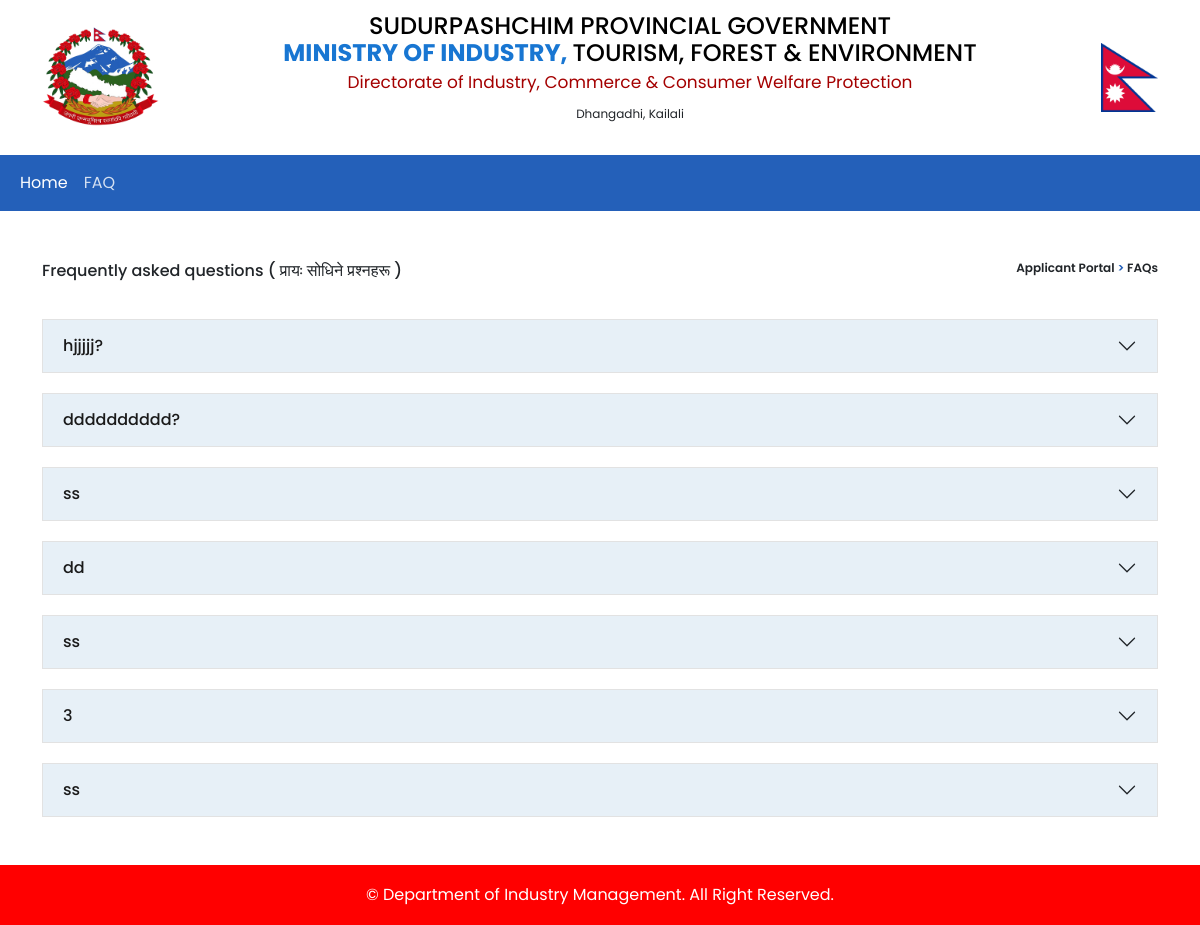
Page /faq/display/ on the committed database.
### faq/models.py (models this page shows)
class Faq(models.Model):
    question = models.CharField(max_length=255)
    answer = models.TextField(max_length=600)

### faq/views.py (the view)
# urls.py: path('faq/display/', views.faq_display, name="faq-display"),
def faq_display(request):
    faq = Faq.objects.all()
    context = {'faq': faq}
    return render(request, 'faq/display.html', context)

### templates/faq/display.html (shortened to what this page needs)
{% extends "layout/base.html" %}
{% load static %}
{% block container %}
<div class="container my-5" style="min-height: 63vh;">
    <div class="cng-pw-title d-flex justify-content-between mt-4">
        <p>Frequently asked questions <span>( प्रायः सोधिने प्रश्नहरू )</span>
        </p>
        <div class="kit-text-navigation">
            <p>Applicant Portal<span> > </span> FAQs
            </p>
        </div>
    </div>
    {% for f in faq %}
    <div class="accordion accordion-flush" id="accordionFlushExample">
        <div class="accordion-item">
        <h2 class="accordion-header">
            <button class="accordion-button collapsed" type="button" data-bs-toggle="collapse" data-bs-target="#flush-collapse{{ f.pk }}" aria-expanded="false" aria-controls="flush-collapse{{ f.pk }}">
            {{ f.question }}
            </button>
        </h2>
        </div>
    </div>
    {% endfor %}
</div>
{% endblock %}

### static/style/style.css (style rules this page uses)
body { font-family: Poppins; }
.kit-text-navigation { font-weight: 600; font-size: 12px; line-height: 18px; }
.kit-text-navigation span { color: #2460B9; }
.cng-pw-title { font-weight: 500; font-family: poppins; }
.accordion-item { border: none!important; }
.accordion-button { background: #E7F0F7!important; color: #1a1a1a; font-weight: 500; border: 1px solid #e2e2e2; }
.accordion-flush .accordion-item { margin: 20px 0; }

### rows in the picture
Faq: question "hjjjjj?"
Faq: question "dddddddddd?"
Faq: question "ss"
Faq: question "dd"
Faq: question "ss"
Faq: question "3"
Faq: question "ss"
